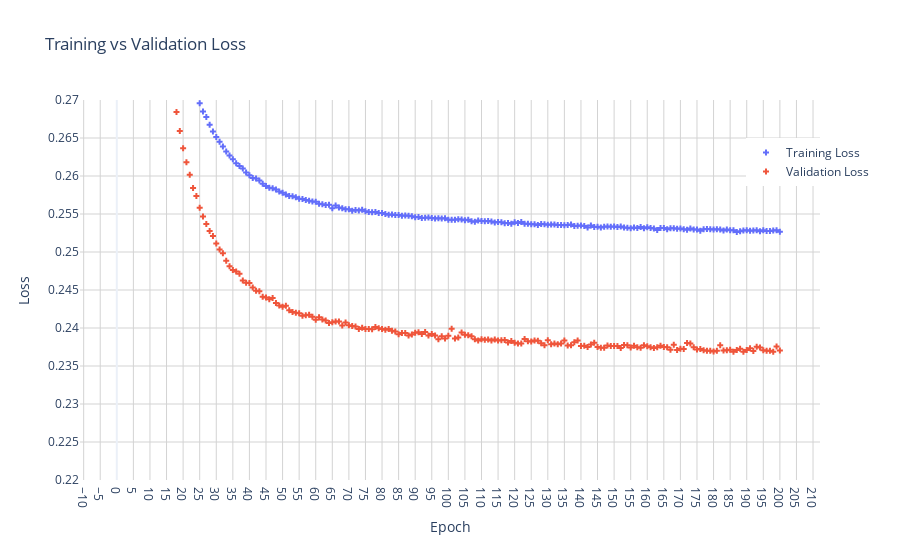

This figure's notebook cell:
### Code cell
import plotly.graph_objs as go
import torch

# Convert to float lists
train_loss_vals = [x.item() for x in train_loss]
val_loss_vals = [x.item() for x in val_loss]
epochs = list(range(1, len(train_loss) + 1))

# Create traces
trace_train = go.Scatter(x=epochs, y=train_loss_vals, mode='markers', name='Training Loss', marker=dict(symbol='cross', size=5))
trace_val = go.Scatter(x=epochs, y=val_loss_vals, mode='markers', name='Validation Loss', marker=dict(symbol='cross', size=5))

# Create figure
fig = go.Figure(data=[trace_train, trace_val])

# Customize layout (zooming is enabled by default)
fig.update_layout(
    title="Training vs Validation Loss",
    xaxis_title="Epoch",
    yaxis_title="Loss",
    hovermode='x',
    template='plotly_white',  # Optional
    legend=dict(x=0.9, y=0.9)
)

fig.update_layout(
    xaxis=dict(
        tickmode='linear',
        dtick=5,              # Show a gridline every epoch (or reduce to 0.5 if needed)
        showgrid=True,
        gridwidth=1,
        gridcolor='lightgray'
    ),
    yaxis=dict(
        range=[0.22, 0.27],
        tickmode='linear',
        dtick=0.005,            # Finer spacing between loss values
        showgrid=True,
        gridwidth=1,
        gridcolor='lightgray'
    )
)


# Show plot
fig.show()

### Figure 1 — Plotly figure (JSON) as saved in the notebook; plotly's stock layout.template omitted (floating-point values rounded to 4 significant figures; data arrays with more than 128 entries replaced by an {"elided": "..."} marker saying what was removed)
{"data": [{"marker": {"size": 5, "symbol": "cross"}, "mode": "markers", "name": "Training Loss", "type": "scatter", "x": {"elided": "200 int values"}, "y": {"elided": "200 float values"}}, {"marker": {"size": 5, "symbol": "cross"}, "mode": "markers", "name": "Validation Loss", "type": "scatter", "x": {"elided": "200 int values"}, "y": {"elided": "200 float values"}}], "layout": {"hovermode": "x", "legend": {"x": 0.9, "y": 0.9}, "title": {"text": "Training vs Validation Loss"}, "xaxis": {"dtick": 5, "gridcolor": "lightgray", "gridwidth": 1, "showgrid": true, "tickmode": "linear", "title": {"text": "Epoch"}}, "yaxis": {"dtick": 0.005, "gridcolor": "lightgray", "gridwidth": 1, "range": [0.22, 0.27], "showgrid": true, "tickmode": "linear", "title": {"text": "Loss"}}}}
